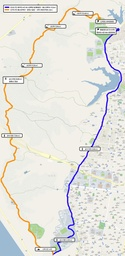
#> input picture model B/marathon-path-seg/data/test/images/test001.jpg, 125 x 256 px, shrunk from 1200 x 2467 before the run
$ python visualize_thinning_process.py --input-mask ../../data/test/images/test001.jpg
#> lines starting #> are read from the running program, lines starting #| are printed output that depends on the picture; after the words box and inside, x2 and y2 are one past the last pixel; in counts of white or black regions, pixels touching at a corner belong together
"""
Zhang-Suen thinning 과정 시각화 스크립트.

목표:
- 마스크가 skeleton으로 얇아지는 과정을 단계별로 눈으로 확인한다.
- README에 올리기 좋은 정적 요약 이미지와 GIF를 함께 만든다.

출력물:
1) 단계별 프레임 PNG들
2) 프레임 묶음 요약 이미지(contact sheet)
3) 애니메이션 GIF
4) 단계별 foreground 픽셀 수 JSON
"""

from __future__ import annotations

import argparse
import json
import math
import sys
from pathlib import Path
from typing import List, Sequence, Tuple

import numpy as np
from PIL import Image, ImageDraw, ImageFont


if __package__ in (None, ""):
    project_root = Path(__file__).resolve().parents[1]
    if str(project_root) not in sys.path:
        sys.path.insert(0, str(project_root))
    sys.modules.pop("src", None)


def build_arg_parser() -> argparse.ArgumentParser:
    """커맨드라인 인자를 정의한다."""
    parser = argparse.ArgumentParser(
        description="Visualize Zhang-Suen thinning process for a binary mask."
    )
    parser.add_argument(
        "--input-mask",
        type=str,
        required=True,
        help="Path to input mask image.",
    )
    parser.add_argument(
        "--output-dir",
        type=str,
        default="outputs/thinning_visualization",
        help="Directory to save frames, GIF, and summary image.",
    )
    parser.add_argument(
        "--threshold",
        type=int,
        default=127,
        help="Foreground threshold for grayscale mask binarization.",
    )
    parser.add_argument(
        "--min-component-area",
        type=int,
        default=20,
        help="Remove connected components smaller than this area.",
    )
    parser.add_argument(
        "--max-frames",
        type=int,
        default=24,
        help="Maximum number of frames included in summary image and GIF.",
    )
    parser.add_argument(
        "--gif-duration-ms",
        type=int,
        default=240,
        help="Duration per frame in output GIF (milliseconds).",
    )
    return parser


def load_binary_mask(mask_path: Path, threshold: int) -> np.ndarray:
    """마스크 이미지를 읽고 이진 배열(bool)로 변환한다."""
    mask = Image.open(mask_path).convert("L")
    mask_arr = np.asarray(mask, dtype=np.uint8)
    return mask_arr > threshold


def connected_components(binary: np.ndarray) -> List[List[Tuple[int, int]]]:
    """8-연결 성분을 추출한다."""
    height, width = binary.shape
    visited = np.zeros_like(binary, dtype=bool)
    components: List[List[Tuple[int, int]]] = []

    ys, xs = np.nonzero(binary)
    for start_y, start_x in zip(ys.tolist(), xs.tolist()):
        if visited[start_y, start_x]:
            continue

        stack = [(start_y, start_x)]
        visited[start_y, start_x] = True
        component: List[Tuple[int, int]] = []

        while stack:
            y, x = stack.pop()
            component.append((y, x))

            for dy in (-1, 0, 1):
                for dx in (-1, 0, 1):
                    if dy == 0 and dx == 0:
                        continue
                    ny, nx = y + dy, x + dx
                    if 0 <= ny < height and 0 <= nx < width:
                        if binary[ny, nx] and not visited[ny, nx]:
                            visited[ny, nx] = True
                            stack.append((ny, nx))

        components.append(component)

    return components


def remove_small_components(binary: np.ndarray, min_area: int) -> np.ndarray:
    """작은 노이즈 성분을 제거한다."""
    if min_area <= 0:
        return binary.copy()

    cleaned = np.zeros_like(binary, dtype=bool)
    for component in connected_components(binary):
        if len(component) >= min_area:
            ys, xs = zip(*component)
            cleaned[np.array(ys), np.array(xs)] = True
    return cleaned


def _zhang_suen_step(img: np.ndarray, step: int) -> List[Tuple[int, int]]:
    """Zhang-Suen의 한 sub-step에서 제거할 픽셀 목록을 찾는다."""
    padded = np.pad(img, 1, mode="constant")
    to_remove: List[Tuple[int, int]] = []

    # foreground 픽셀만 순회하여 제거 조건을 검사한다.
    foreground_points = np.argwhere(img > 0)
    for y, x in foreground_points:
        py, px = y + 1, x + 1

        p2 = int(padded[py - 1, px])
        p3 = int(padded[py - 1, px + 1])
        p4 = int(padded[py, px + 1])
        p5 = int(padded[py + 1, px + 1])
        p6 = int(padded[py + 1, px])
        p7 = int(padded[py + 1, px - 1])
        p8 = int(padded[py, px - 1])
        p9 = int(padded[py - 1, px - 1])

        # B(p): 이웃 foreground 수
        b = p2 + p3 + p4 + p5 + p6 + p7 + p8 + p9
        if b < 2 or b > 6:
            continue

        # A(p): 0->1 전이 횟수
        neighbors = (p2, p3, p4, p5, p6, p7, p8, p9, p2)
        a = sum((neighbors[i] == 0 and neighbors[i + 1] == 1) for i in range(8))
        if a != 1:
            continue

        if step == 0:
            if p2 * p4 * p6 != 0:
                continue
            if p4 * p6 * p8 != 0:
                continue
        else:
            if p2 * p4 * p8 != 0:
                continue
            if p2 * p6 * p8 != 0:
                continue

        to_remove.append((y, x))

    return to_remove


def zhang_suen_with_history(binary: np.ndarray) -> Tuple[np.ndarray, List[np.ndarray], List[int]]:
    """Thinning 결과와 단계별 상태(history)를 반환한다.

    history는 각 반복/sub-step 이후의 이미지를 누적한다.
    pixel_counts는 history와 같은 길이로 foreground 픽셀 수를 담는다.
    """
    img = binary.astype(np.uint8).copy()
    history: List[np.ndarray] = [img.astype(bool).copy()]
    pixel_counts: List[int] = [int(np.sum(img))]

    changed = True
    while changed:
        changed = False
        for step in (0, 1):
            to_remove = _zhang_suen_step(img, step=step)
            if not to_remove:
                continue

            changed = True
            for y, x in to_remove:
                img[y, x] = 0

            # sub-step이 적용될 때마다 상태를 기록한다.
            history.append(img.astype(bool).copy())
            pixel_counts.append(int(np.sum(img)))

    return img.astype(bool), history, pixel_counts


def bool_to_rgb_image(binary: np.ndarray) -> Image.Image:
    """bool 마스크를 RGB 이미지로 변환한다."""
    gray = binary.astype(np.uint8) * 255
    rgb = np.stack([gray, gray, gray], axis=-1)
    return Image.fromarray(rgb)


def annotate_frame(image: Image.Image, title: str) -> Image.Image:
    """프레임 상단에 단계 정보 텍스트를 넣는다."""
    top_margin = 26
    canvas = Image.new("RGB", (image.width, image.height + top_margin), (255, 255, 255))
    canvas.paste(image, (0, top_margin))
    draw = ImageDraw.Draw(canvas)
    draw.text((8, 7), title, fill=(0, 0, 0), font=ImageFont.load_default())
    return canvas


def sample_history_indices(total_steps: int, max_frames: int) -> List[int]:
    """히스토리에서 균등 샘플링할 index 목록을 만든다."""
    if total_steps <= max_frames:
        return list(range(total_steps))

    # 0과 마지막 step은 반드시 포함하고, 그 사이를 균등 간격으로 선택한다.
    sampled = np.linspace(0, total_steps - 1, num=max_frames)
    indices = sorted(set(int(round(value)) for value in sampled.tolist()))
    if indices[0] != 0:
        indices[0] = 0
    if indices[-1] != total_steps - 1:
        indices[-1] = total_steps - 1
    return indices


def save_frames(
    history: Sequence[np.ndarray],
    pixel_counts: Sequence[int],
    output_dir: Path,
    stem: str,
) -> List[Path]:
    """모든 history 프레임을 PNG로 저장한다."""
    frames_dir = output_dir / f"{stem}_frames"
    frames_dir.mkdir(parents=True, exist_ok=True)
    frame_paths: List[Path] = []

    for step_index, frame in enumerate(history):
        frame_image = bool_to_rgb_image(frame)
        title = f"step={step_index:03d} | foreground_pixels={pixel_counts[step_index]}"
        annotated = annotate_frame(frame_image, title)
        frame_path = frames_dir / f"frame_{step_index:03d}.png"
        annotated.save(frame_path)
        frame_paths.append(frame_path)

    return frame_paths


def make_contact_sheet(images: Sequence[Image.Image], cols: int = 4) -> Image.Image:
    """이미지 여러 장을 grid로 묶는다."""
    if not images:
        raise ValueError("No images provided for contact sheet")

    max_width = max(image.width for image in images)
    max_height = max(image.height for image in images)
    rows = int(math.ceil(len(images) / cols))
    sheet = Image.new("RGB", (cols * max_width, rows * max_height), (245, 245, 245))

    for index, image in enumerate(images):
        row = index // cols
        col = index % cols
        sheet.paste(image, (col * max_width, row * max_height))

    return sheet


def create_outputs(
    input_mask_path: Path,
    output_dir: Path,
    cleaned_mask: np.ndarray,
    history: Sequence[np.ndarray],
    pixel_counts: Sequence[int],
    max_frames: int,
    gif_duration_ms: int,
) -> None:
    """README용 시각화 결과를 생성하고 저장한다."""
    output_dir.mkdir(parents=True, exist_ok=True)
    stem = input_mask_path.stem

    # 1) 단계별 프레임 전체 저장
    frame_paths = save_frames(history, pixel_counts, output_dir, stem)

    # 2) README용 요약 프레임 선택
    sampled_indices = sample_history_indices(total_steps=len(history), max_frames=max_frames)
    sampled_images: List[Image.Image] = []
    for index in sampled_indices:
        frame = bool_to_rgb_image(history[index])
        title = f"step={index:03d} | pixels={pixel_counts[index]}"
        sampled_images.append(annotate_frame(frame, title))

    # 첫 패널에 cleaned input을 명시적으로 추가해 시작 상태를 더 분명히 보여준다.
    cleaned_panel = annotate_frame(
        bool_to_rgb_image(cleaned_mask),
        f"cleaned input | pixels={int(np.sum(cleaned_mask))}",
    )
    if sampled_images and sampled_indices[0] == 0:
        sampled_images[0] = cleaned_panel
    else:
        sampled_images.insert(0, cleaned_panel)

    contact_sheet = make_contact_sheet(sampled_images, cols=4)
    contact_sheet_path = output_dir / f"{stem}_thinning_process_sheet.png"
    contact_sheet.save(contact_sheet_path)

    # 3) GIF 저장
    gif_path = output_dir / f"{stem}_thinning_process.gif"
    sampled_images[0].save(
        gif_path,
        save_all=True,
        append_images=sampled_images[1:],
        duration=max(40, gif_duration_ms),
        loop=0,
        optimize=False,
    )

    # 4) 단계별 픽셀 수 기록(JSON)
    stats_path = output_dir / f"{stem}_thinning_stats.json"
    payload = {
        "input_mask": str(input_mask_path),
        "total_steps": len(history) - 1,
        "initial_foreground_pixels": int(pixel_counts[0]),
        "final_foreground_pixels": int(pixel_counts[-1]),
        "sampled_indices": sampled_indices,
        "pixel_counts": [int(value) for value in pixel_counts],
        "all_frame_paths": [str(path) for path in frame_paths],
        "sheet_path": str(contact_sheet_path),
        "gif_path": str(gif_path),
    }
    with open(stats_path, "w", encoding="utf-8") as f:
        json.dump(payload, f, ensure_ascii=False, indent=2)

    print(f"All frames saved to: {output_dir / f'{stem}_frames'}")
    print(f"Summary sheet saved to: {contact_sheet_path}")
    print(f"GIF saved to: {gif_path}")
    print(f"Stats JSON saved to: {stats_path}")


def main() -> None:
    """CLI 진입점."""
    args = build_arg_parser().parse_args()

    input_mask_path = Path(args.input_mask)
    if not input_mask_path.exists():
        raise FileNotFoundError(f"Input mask not found: {input_mask_path}")

    output_dir = Path(args.output_dir)

    # 원본 마스크를 이진화하고 작은 노이즈를 먼저 제거한다.
    binary_mask = load_binary_mask(input_mask_path, threshold=args.threshold)
#> in load_binary_mask, `mask = Image.open(mask_path).convert("L")`:
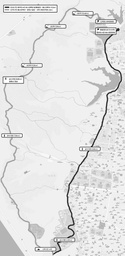
#> mask: PIL image 125x256 L; min 22, max 255, mean 227.3
#> in load_binary_mask, `return mask_arr > threshold`:
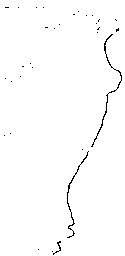
#> returned value: shape (256, 125) bool; 98.9% white; black in thin lines or dots
    cleaned_mask = remove_small_components(binary_mask, min_area=args.min_component_area)
#> in connected_components, `height, width = binary.shape`: height = 256; width = 125
#> the loop in remove_small_components, `for component in connected_components(binary):` made 1 pass

    # thinning 전체 과정을 기록하여 단계별 변화를 시각화할 수 있게 한다.
    _, history, pixel_counts = zhang_suen_with_history(cleaned_mask)
#> in zhang_suen_with_history, `pixel_counts: List[int] = [int(np.sum(img))]`: pixel_counts = [31635]
#> after the loop in zhang_suen_with_history, `while changed:`:
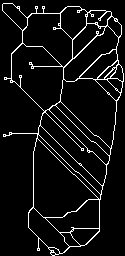
#> img: shape (256, 125); values 0 (black) and 1 (white), 6.6% white in thin lines or dots
#> after the loop in zhang_suen_with_history, `while changed:`: history = 89 items; pixel_counts = 89 values, max 31635 at index 0, min 2115 at index 88, mean 11199.1
#> history = 89 items

    create_outputs(
        input_mask_path=input_mask_path,
        output_dir=output_dir,
        cleaned_mask=cleaned_mask,
        history=history,
        pixel_counts=pixel_counts,
        max_frames=max(4, args.max_frames),
        gif_duration_ms=args.gif_duration_ms,
    )
#> the loop in save_frames, `for step_index, frame in enumerate(history):` made 89 passes
#> title on passes 1 to 12: 'step=000 | foreground_pixels=31635', 'step=001 | foreground_pixels=30961', 'step=002 | foreground_pixels=30267', 'step=003 | foreground_pixels=29563', 'step=004 | foreground_pixels=28841', 'step=005 | foreground_pixels=28129', 'step=006 | foreground_pixels=27412', 'step=007 | foreground_pixels=26728', 'step=008 | foreground_pixels=26026', 'step=009 | foreground_pixels=25347', 'step=010 | foreground_pixels=24658', 'step=011 | foreground_pixels=23989'
#> pass 1, in save_frames, `annotated = annotate_frame(frame_image, title)`:
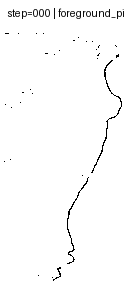
#> annotated: PIL image 125x282 RGB; min 0, max 255, mean 250.4
#> after the loop in save_frames, `for step_index, frame in enumerate(history):`:
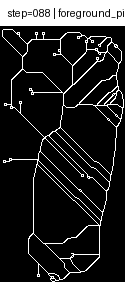
#> annotated: PIL image 125x282 RGB; min 0, max 255, mean 36.8
#> after the loop in save_frames, `for step_index, frame in enumerate(history):`: frame_image: PIL image 125x256 RGB; 6.6% white in thin lines or dots
#> in sample_history_indices, `sampled = np.linspace(0, total_steps - 1, num=max_frames)`: sampled = 24 values from 0 to 88
#> in sample_history_indices, `indices = sorted(set(int(round(value)) for value in sampled.tolist()))`: indices = [0, 4, 8, 11, 15, 19, 23, 27, 31, 34, 38, 42, 46, 50, 54, 57, 61, 65, 69, 73, 77, 80, 84, 88]
#> in create_outputs, `sampled_indices = sample_history_indices(total_steps=len(history), max..`: sampled_indices has the same summary as indices in sample_history_indices
#> the loop in create_outputs, `for index in sampled_indices:` made 24 passes
#> (index, title) on passes 2 to 13: (4, 'step=004 | pixels=28841'), (8, 'step=008 | pixels=26026'), (11, 'step=011 | pixels=23989'), (15, 'step=015 | pixels=21377'), (19, 'step=019 | pixels=18941'), (23, 'step=023 | pixels=16693'), (27, 'step=027 | pixels=14749'), (31, 'step=031 | pixels=13008'), (34, 'step=034 | pixels=11749'), (38, 'step=038 | pixels=10202'), (42, 'step=042 | pixels=8841'), (46, 'step=046 | pixels=7609')
#> pass 3, in bool_to_rgb_image (call 92), `gray = binary.astype(np.uint8) * 255`:
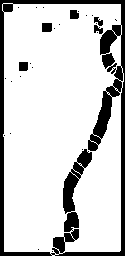
#> gray: shape (256, 125); 81.3% white; 27 black regions (21 under 20 px), largest, box (x1, y1, x2, y2) and area: (0, 0, 125, 256) 5608, (42, 23, 52, 32) 89, (19, 62, 28, 71) 80, (70, 10, 79, 19) 74, (94, 25, 103, 34) 52, (94, 17, 103, 26) 49
#> after the loop in create_outputs, `for index in sampled_indices:`: sampled_images = 24 items
#> in make_contact_sheet, `max_width = max(image.width for image in images)`: max_width = 125
#> in make_contact_sheet, `max_height = max(image.height for image in images)`: max_height = 282
#> in make_contact_sheet, `rows = int(math.ceil(len(images) / cols))`: rows = 6
#> in make_contact_sheet, `sheet = Image.new("RGB", (cols * max_width, rows * max_height), (245, ..`: sheet: PIL image 500x1692 RGB; every value is 245
#> the loop in make_contact_sheet, `for index, image in enumerate(images):` made 24 passes
#> (row, col) on passes 1 to 12: (0, 0), (0, 1), (0, 2), (0, 3), (1, 0), (1, 1), (1, 2), (1, 3), (2, 0), (2, 1), (2, 2), (2, 3)
#> after the loop in make_contact_sheet, `for index, image in enumerate(images):`:
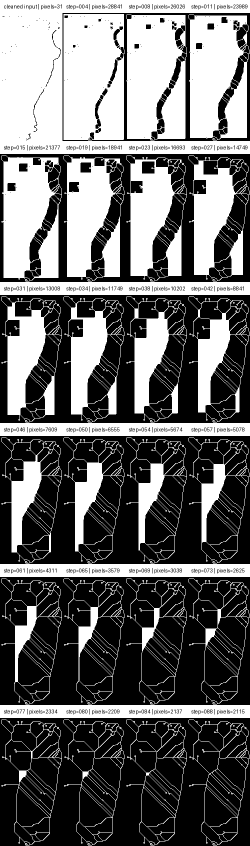
#> sheet: PIL image 500x1692 RGB (shown at 1/2 size); min 0, max 255, mean 104.1


if __name__ == "__main__":
    main()

$ run again, on model B/marathon-path-seg/data/test/images/test003.jpg
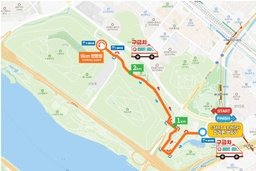
#> input picture model B/marathon-path-seg/data/test/images/test003.jpg, 256 x 171 px, shrunk from 742 x 497 before the run
#> in load_binary_mask, `return mask_arr > threshold`:
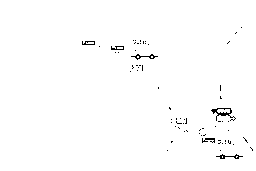
#> returned value: shape (171, 256) bool; 99% white; black in thin lines or dots, all inside (x1, y1, x2, y2) = (82, 27, 253, 159)
#> height = 171; width = 256
#> the loop in remove_small_components, `for component in connected_components(binary):` made 8 passes
#> component on passes 4, 5, 7, 8: [(56, 137), (57, 138), (57, 137), (56, 138)], [(56, 151), (57, 152), (57, 151), (56, 152)], [(156, 222), (157, 222)], [(156, 236), (157, 236), (156, 237)]
#> in zhang_suen_with_history, `pixel_counts: List[int] = [int(np.sum(img))]`: pixel_counts = [43297]
#> after the loop in zhang_suen_with_history, `while changed:`: history = 121 items; pixel_counts = 121 values, max 43297 at index 0, min 2503 at index 120, mean 14390
#> in main, `_, history, pixel_counts = zhang_suen_with_history(cleaned_mask)`: history = 121 items
#> the loop in save_frames, `for step_index, frame in enumerate(history):` made 121 passes
#> title on passes 1 to 8: 'step=000 | foreground_pixels=43297', 'step=001 | foreground_pixels=42625', 'step=002 | foreground_pixels=41943', 'step=003 | foreground_pixels=41213', 'step=004 | foreground_pixels=40494', 'step=005 | foreground_pixels=39745', 'step=006 | foreground_pixels=39001', 'step=007 | foreground_pixels=38216'
#> sampled = 24 values from 0 to 120
#> indices = [0, 5, 10, 16, 21, 26, 31, 37, 42, 47, 52, 57, 63, 68, 73, 78, 83, 89, 94, 99, 104, 110, 115, 120]
#> sampled_indices has the same summary as indices in sample_history_indices
#> the loop in create_outputs, `for index in sampled_indices:` made 24 passes
#> (index, title) on passes 2 to 9: (5, 'step=005 | pixels=39745'), (10, 'step=010 | pixels=35836'), (16, 'step=016 | pixels=31351'), (21, 'step=021 | pixels=27851'), (26, 'step=026 | pixels=24501'), (31, 'step=031 | pixels=21618'), (37, 'step=037 | pixels=18466'), (42, 'step=042 | pixels=16119')
#> after the loop in create_outputs, `for index in sampled_indices:`: sampled_images = 24 items
#> max_width = 256
#> max_height = 197
#> rows = 6
#> the loop in make_contact_sheet, `for index, image in enumerate(images):` made 24 passes
#> (row, col) on passes 1 to 8: (0, 0), (0, 1), (0, 2), (0, 3), (1, 0), (1, 1), (1, 2), (1, 3)
#> after the loop in make_contact_sheet, `for index, image in enumerate(images):`:
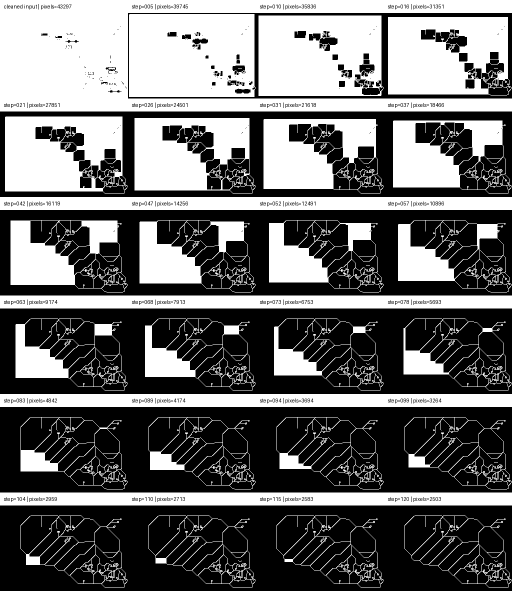
#> sheet: PIL image 1024x1182 RGB (shown at 1/2 size); min 0, max 255, mean 106.7
